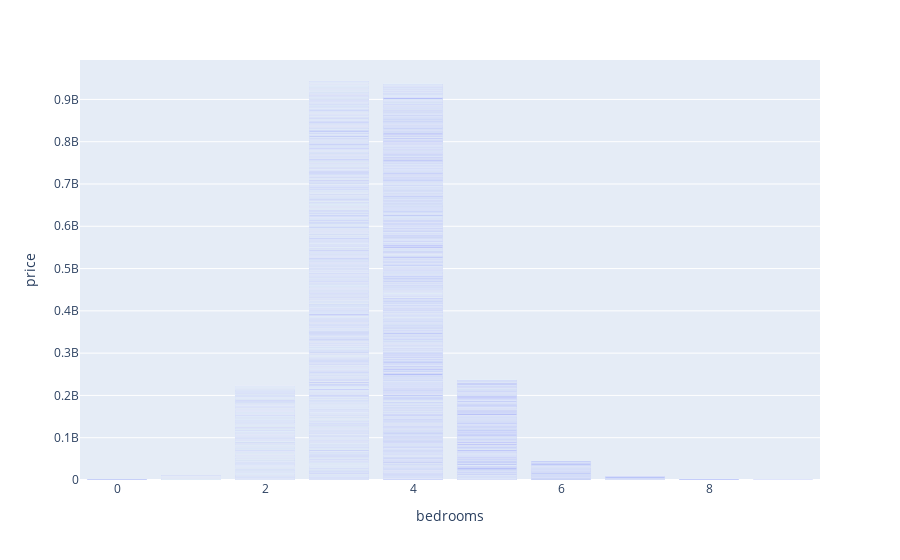

This figure's notebook cell:
### Code cell
fig = px.bar(df_no_outlier, x="bedrooms", y="price", barmode="group")
fig

### Figure 1 — Plotly figure (JSON) as saved in the notebook; plotly's stock layout.template omitted (floating-point values rounded to 4 significant figures; data arrays with more than 128 entries replaced by an {"elided": "..."} marker saying what was removed)
{"data": [{"alignmentgroup": "True", "hovertemplate": "bedrooms=%{x}<br>price=%{y}<extra></extra>", "legendgroup": "", "marker": {"color": "#636efa"}, "name": "", "offsetgroup": "", "orientation": "v", "showlegend": false, "textposition": "auto", "type": "bar", "x": {"elided": "4517 int values"}, "xaxis": "x", "y": {"elided": "4517 float values"}, "yaxis": "y"}], "layout": {"barmode": "group", "legend": {"tracegroupgap": 0}, "margin": {"t": 60}, "xaxis": {"anchor": "y", "domain": [0, 1], "title": {"text": "bedrooms"}}, "yaxis": {"anchor": "x", "domain": [0, 1], "title": {"text": "price"}}}}
